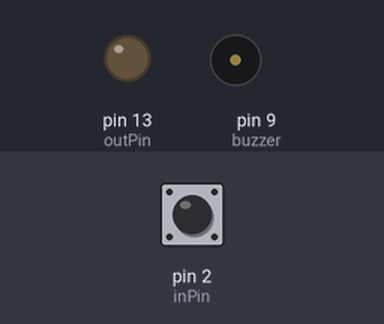
Simulated run of this sketch. Board: Arduino Uno, built with avr-gcc and run on an emulated ATmega328P. Parts: output pins drawn as LEDs (lit = HIGH), buzzer (waves = sounding). The test bench sets the inputs (shaded band); at power-on: pin 2 (inPin) LOW. What the sketch prints to the serial monitor is not drawn.

Above: at 1.05 s.
1.3 s: pin 2 (inPin) driven HIGH
At 1.3 s:
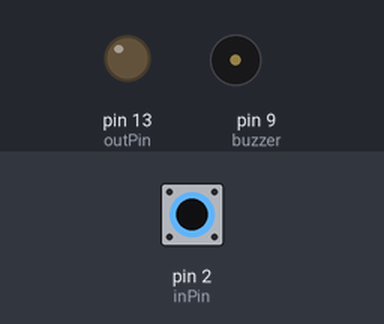
2.8 s: pin 2 (inPin) pulsed LOW 2 times (0.12 s each, 0.3 s apart)
At 3.07 s:
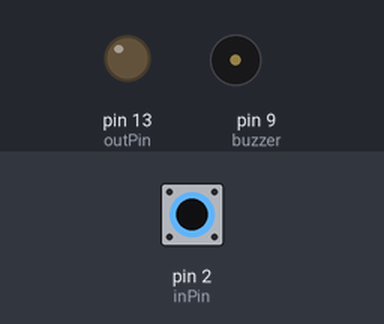
Timing chart, 0 to 5.8 s (numbered marks = the images above; inputs shaded):
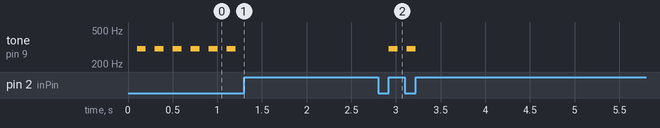

The sketch:

alarm_test2.ino
```cpp
#include <Wire.h>

//Button & Buzzer Variables

const int inPin = 2;         // the number of the input pin
const int outPin = 13;       // the number of the output pin
const int buzzer = 9;        // the number of the buzzer pin

//Button State Variables
int buttonState = HIGH;      // the current state of the output pin
int buttonReading;           // the current reading from the input pin
int buttonPreviousState = LOW;    // the previous reading from the input pin

// the follow variables are long's because the time, measured in miliseconds,
// will quickly become a bigger number than can be stored in an int.
long time = 0;         // the last time the output pin was toggled
long debounce = 200;   // the debounce time, increase if the output flickers


int buzzerState = LOW;

// 0 = high pressure
// 1 = low pressure
// 2 = fighting
// 3 = oxygen & pressure
// 4 = oxygen & fighting
// 5 = pressure & fighting
// 6 = pressure, oxygen, & fighting

//Period
// 0 = HIGH
// 1 = MEDIUM
// 2 = LOW
int period_alarm[] = {100, 400, 750};
int frequency_alarm[] = {};
unsigned long previousMillis[] = {0, 0, 0};

//unsigned long previousPressureMillis = 0;
//unsigned long previousOxygen1Millis = 0;
//unsigned long previousFightingMillis = 0;

//mock variable
//HIGH PRIORITY: PRESSURE
bool overPressure = true;
bool underPressure = false;
bool isFighting = false;
//HIGH PRIORITY: CURRENT
bool overCurrent = false;
//MEDIUM PRIORITY
bool sporiousBreath = false;
bool overTidalVolume = false;
//LOW PRIORITY
bool oxygenDifference = false;


//float setPoint  = 30;
//float oxygenPercentage = 0;

void setup() {
  // put your setup code here, to run once:
  pinMode(inPin, INPUT);
  pinMode(outPin, OUTPUT);
  pinMode(buzzer, OUTPUT);
  Serial.begin(115200);

}

void loop() {
  buttonReading = digitalRead(inPin);

  // if the input just went from LOW and HIGH and we've waited long enough
  // to ignore any noise on the circuit, toggle the output pin and remember
  // the time

  if (buttonReading && !buttonPreviousState && millis() - time > debounce) {
    if (buttonState)
      buttonState = LOW;
    else
      buttonState = HIGH;

    time = millis();
  }

//float oxygenDifference = setPoint-oxygenPercentage;
unsigned long currentMillis = millis();


  if(buttonState){

  //High Priority Pressure Case: Overpressure
    if(overPressure || underPressure || isFighting){
      if(currentMillis - previousMillis[0] >= period_alarm[0] ){
        previousMillis[0] = currentMillis;
        buzzerSound(300);
        if(overPressure){
          Serial.println("Pressure is too high! System is shutting down...");
          }
         else if(underPressure){
          Serial.println("Pressure is too low! System is shutting down...");
          }
         else if(isFighting){
          Serial.println("Patient is fighting! System is shutting down...");
          }
        return;
        }
     }
    else{
     Serial.println("No Kknown pressure Problems");
     }
   //High Priority Current Case: Overcurrent
    if(overCurrent){
      if(currentMillis - previousMillis[0] >= period_alarm[0] ){
        previousMillis[0] = currentMillis;
        buzzerSound(300);
       Serial.println("Overcurrent detected! System is shutting down...");
        }
      }
   else{
      Serial.println("No known current problem");
     }
   //Medium Priority Case:
    if(sporiousBreath || overTidalVolume){
       if(currentMillis - previousMillis[1] >= period_alarm[1] ){
        previousMillis[1] = currentMillis;
        buzzerSound(300);
      if(sporiousBreath){
       Serial.println("Sporious Breath");}
      else if(overTidalVolume){
       Serial.println("Over Tidal Volume");}
        }
      }
   //Low Priority Gas Case: Low/Over oxygen
    if(oxygenDifference){
      if(currentMillis - previousMillis[2] >= period_alarm[2] ){
        previousMillis[2] = currentMillis;
        buzzerSound(200);
       Serial.println("Readjust Oxygen");
        }
      }
     else{
      Serial.println("Oxygen Safe");
      }
  }
  else{
  digitalWrite(outPin, LOW);
  noTone(buzzer);
  }
  buttonPreviousState = buttonReading;

}

void buzzerSound(int freq){
  //unsigned long currentAlarmMillis = millis();
  //unsigned long previousAlarmMillis = 0;
  //if(power && currentAlarmMillis - previousAlarmMillis <= 5000){
  if(!buzzerState){
    buzzerState = HIGH;
    tone(buzzer, freq);
    }
  else{
    buzzerState = LOW;
    noTone(buzzer);
    }

}

//fungsi buat ngitung 120 detik (120000 ms)
//tiap fungsi ini dipanggil langsung ngitung sampe 120 detik (120000 ms)
```

Measured:
- after the input at 1.3 s, tone on pin 9 (buzzer): stops changing and stays silent
- after the input at 2.8 s, tone on pin 9 (buzzer): alternates 300 Hz for 0.10 s and silent for 0.10 s, 4 changes in all, then stays silent, starting after 0.12 s
- by itself, tone on pin 9 (buzzer): alternates 300 Hz for 0.10 s and silent for 0.10 s
